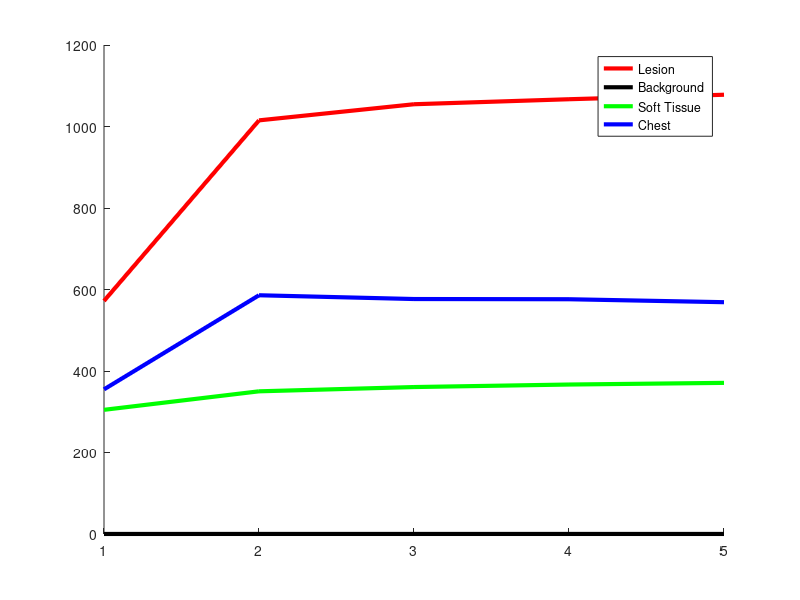

Reproduce this figure in MATLAB. (Note: this script raises an error after producing the figure.)
% This function reads the curves for each class, obtain a list of features from them, creates a classifier 
function makeClassifier()
close all;
clear all;
clc;

addpath('/home/olmozavala/Dropbox/OzOpenCL/MatlabActiveContours/Load_NIfTI_Images/External_Tools');
addpath('/home/olmozavala/Dropbox/OzOpenCL/Matlab_ImagePreProcessing_Kinetic/Kinetics/Kinetic_Curves_by_classes/');
%folders={ '8256301_p1_ok', '7585734_p14_ok_huge_tumor', '6107252_p2_ok', '5641445_p1_ok_non-mass_from_mass', '0847664_p6_ok'};
folders={ '3107404_p7_ok', '4030560_p10_ok', '2004235_p9_ok'};

% ----------- Reads the curves for each class ----------
fprintf('Reading the curves...\n'); 
load('lesions.mat')
load('background.mat')
load('stissue.mat')
load('chest.mat')

fprintf('Plotting the mean curves...\n'); 
hold on
plot(mean(lesions),'r','LineWidth',3);
plot(mean(background),'k','LineWidth',3);
plot(mean(stissue),'g','LineWidth',3);
plot(mean(chest),'b','LineWidth',3);
legend( 'Lesion','Background','Soft Tissue','Chest') ;
pause(.2);
%figure
%hold on
%plot(lesions','--r','LineWidth',1);
%plot(background','--k','LineWidth',1);
%plot(stissue','--g','LineWidth',1);
%plot(chest','--b','LineWidth',1);

% ========= Put everything in a big matrix =======
% The attributes are:
% intensities  [1:5] 
% slopes       [6:9]
% mean value   [10] 
% time to peak [11]
% time of max slope [12]
% non-decreasing function [13]

% 5 files x 30 lesions x 20 background x 30 soft tissue x 30 chest
fprintf('Putting everything ina big matrix...');
totSize = 550;
attributes = 13;
curveMatrix = zeros(totSize,attributes);
outputVector = zeros(totSize,1);
classes = {'Background 0','Chest 1','Soft Tissue 2','Lesion 3'};
currIdx = 1;

% ------ Fill lesions ------
currSize = 150;
curveMatrix(1:currIdx+currSize-1,1:5) = lesions;
outputVector(1:currIdx+currSize-1) = 3;

% ------ Fill background ------
currIdx = currIdx+currSize;
currSize = 100;
curveMatrix(currIdx:currIdx+currSize-1,1:5) = background;
outputVector(currIdx:currIdx+currSize-1) = 0;

% ------ Fill stissue------
currIdx = currIdx+currSize;
currSize = 150;
curveMatrix(currIdx:currIdx+currSize-1,1:5) = stissue;
outputVector(currIdx:currIdx+currSize-1) = 2; 

% ------ Fill chest------
currIdx = currIdx+currSize;
currSize = 150;
curveMatrix(currIdx:currIdx+currSize-1,1:5) = chest; 
outputVector(currIdx:currIdx+currSize-1) = 1; 

%------------------ Compute slopes -------------
curveMatrix(:,6) = curveMatrix(:,2) - curveMatrix(:,1);
curveMatrix(:,7) = curveMatrix(:,3) - curveMatrix(:,2);
curveMatrix(:,8) = curveMatrix(:,4) - curveMatrix(:,3);
curveMatrix(:,9) = curveMatrix(:,5) - curveMatrix(:,4);

%------------------ Compute mean -------------
curveMatrix(:,10) = mean( curveMatrix(:,1:5),2 );

%------------------ Compute time to peak -------------
[del curveMatrix(:,11)] = max( curveMatrix(:,1:5)');

%------------------ Compute time of max slope -------------
[del curveMatrix(:,12)] = max( curveMatrix(:,6:9)');

%------------------ No 'sharp' decrease -------------
curveMatrix(:,13) = min( (curveMatrix(:,6:9) > -5)')';

% ======================== Construct NB classifier ==========================================
fprintf('Making the classifiers...\n');
NBClassifier = fitcnb(curveMatrix, outputVector)
isGenRate = resubLoss(NBClassifier);
fprintf('Naive Bayes classification error of %4.2f % \n',isGenRate*100);

TreesClassifier = fitctree(curveMatrix, outputVector)
isGenRate = resubLoss(TreesClassifier);
fprintf('Regression Trees classification error of %4.2f % \n',isGenRate*100);

% ======================== Classify images ==========================================
fprintf('Classifiying the images...\n');
imagesFolder ='/media/USBSimpleDrive/BigData_Images_and_Others/PhD_Thesis/DCE_MRI/'
addpath(imagesFolder);

for i = 1:length(folders)
    % Read all 5 niftis
    fprintf('\nReading nifti files for: %s ... \n',folders{i});
    niftis = readNifti(folders{i});

    % -------------- Apply the Regression tree classifier into the image ------------- 
    classified = makeMagic(niftis, TreesClassifier);
    % --------------- Saving classification of the matrix features ------------
    save(strcat(imagesFolder,folders{i},'/ClassifiedPixels.mat'),'classified')
    

    % -------------- Apply the NB classifier into the image ------------- 
    classified = makeMagic(niftis, NBClassifier);
    % --------------- Saving classification of the matrix features ------------
    save(strcat(imagesFolder,folders{i},'/ClassifiedPixelsNB.mat'),'classified')
end

% This function is used to read 5 nifti files for each folder
function niftis = readNifti(folder)
    path = '/media/USBSimpleDrive/BigData_Images_and_Others/PhD_Thesis/DCE_MRI/';
    for i=1:5
        fileName = strcat(path,folder,'/',num2str(i),'.nii');
        nii = load_nii(fileName);
        % We smooth the image with gaussian blur
        niftis(i,:,:,:) = smooth3(nii.img);
    end

% This function classifies a DCE-MRI image using one classifier
function result = makeMagic(niftis, nb)
    % Iterate over the images
    dims = size(niftis);
    totPixelsPerVolume = dims(2)*dims(3)*dims(4);
    totNumberOfFiles = dims(1);
    numAttribs = 13;
    curveMatrix = zeros(totPixelsPerVolume,numAttribs);

    % Fill the curves with the intensity values
    display('Filling matrix with kinetic values....')
    for i=1:totNumberOfFiles
        curveMatrix(:,i) = squeeze(niftis(i,:));
    end

    display('Computing slopes of kinetic info....')
    %------------------ Compute slopes -------------
    curveMatrix(:,6) = curveMatrix(:,2) - curveMatrix(:,1);
    curveMatrix(:,7) = curveMatrix(:,3) - curveMatrix(:,2);
    curveMatrix(:,8) = curveMatrix(:,4) - curveMatrix(:,3);
    curveMatrix(:,9) = curveMatrix(:,5) - curveMatrix(:,4);

    %------------------ Compute mean -------------
    display('Computing mean of kinetic info....')
    curveMatrix(:,10) = mean( curveMatrix(:,1:5),2 );

    %------------------ Compute time to peak -------------
    display('Computing time to peak....')
    [del curveMatrix(:,11)] = max( curveMatrix(:,1:5)');

    %------------------ Compute time of max slope -------------
    [del curveMatrix(:,12)] = max( curveMatrix(:,6:9)');

    %------------------ No 'sharp' decrease -------------
    curveMatrix(:,13) = min( (curveMatrix(:,6:9) > -5)')';

    % --------- Evaluate the classifier ---------
    display('Classifying the features matrix....')
    result = predict(nb,curveMatrix);
    result = reshape(result,[dims(2),dims(3),dims(4)]);
